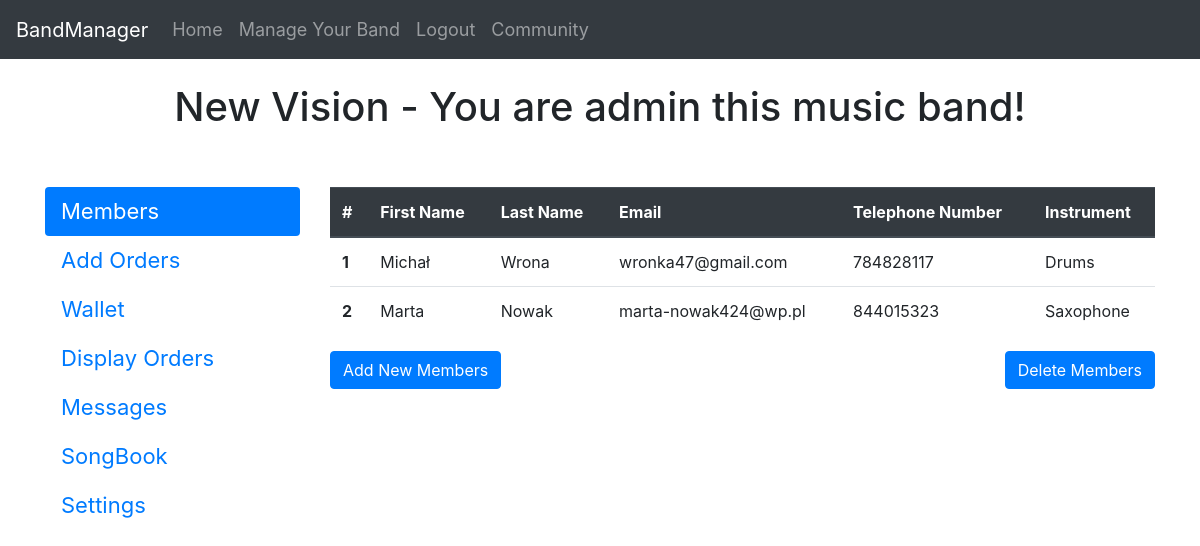
The app's page /manage-your-band/1 (signed in) with its own data.
### website/models.py (models this page shows)
class Band(db.Model):
    id = db.Column(db.Integer, primary_key=True, unique=True)
    name = db.Column(db.String(150))
    city = db.Column(db.String(150))
    music_type = db.Column(db.String(150))
    password = db.Column(db.String(150))
    user_id_admin = db.Column(db.Integer, db.ForeignKey('user.id'))
    date_created = db.Column(db.DateTime(timezone=True), default=func.now())
    budget = db.Column(db.Integer, default=0)

class User(db.Model, UserMixin):
    id = db.Column(db.Integer, primary_key=True, unique=True)
    first_name = db.Column(db.String(150))
    surname = db.Column(db.String(150))
    email = db.Column(db.String(150), unique=True)
    password = db.Column(db.String(150))
    telephone_number = db.Column(db.Integer)
    instrument = db.Column(db.String(150))
    band_id = db.Column(db.Integer)
    wallet = db.Column(db.Integer, default=0)
    band = db.relationship('Band')
    messages = db.relationship('Message')

### website/app/band.py (the view)
@band.route('/manage-your-band/<int:band_id>', methods=['GET', 'POST'])
@login_required
def band_manager(band_id):
    band = Band.query.filter_by(id=band_id).first()
    users_in_this_band = User.query.filter_by(band_id=band.id).all()
    users_without_band = User.query.filter_by(band_id=None).all()
    list_with_index_and_user_object = []
    index = 1
    for user in users_in_this_band:
        list_with_index_and_user_object.append([index, user])
        index += 1
    orders = Orders.query.filter_by(band_id=band.id).all()
    bank = Bank.query.filter_by(band_id=band_id).all()
    all_users = User.query.all()
    return render_template('band_manager.html', user=current_user, band=band,
                            users_in_this_band=list_with_index_and_user_object,
                            users_without_band=users_without_band,
                            orders=orders, bank=bank,
                            users_in_this_band_for_wallet=users_in_this_band,
                            all_users=all_users)

### website/templates/band_manager.html (shortened to what this page needs)
{% extends "base.html" %}
{% block content %}
<br/>
{% if band.user_id_admin == user.id %}
<h1 align="center">{{band.name}} - You are admin this music band!</h1>
{% else %}
<h1 align="center">{{band.name}} - You are a member of a music band!</h1>
{% endif %}
<br><br/>
<div class="row">
<div class="col-3">
    <div class="nav flex-column nav-pills" id="v-pills-tab" role="tablist" aria-orientation="vertical"  style="font-size: 22px;">
        <a class="nav-link active" id="v-pills-members-tab" data-toggle="pill" href="#v-pills-members" role="tab" aria-controls="v-pills-home" aria-selected="true">Members</a>
        <a class="nav-link" id="v-pills-orders-tab" data-toggle="pill" href="#v-pills-orders" role="tab" aria-controls="v-pills-orders" aria-selected="false">Add Orders</a>
        <a class="nav-link" id="v-pills-wallet-tab" data-toggle="pill" href="#v-pills-wallet" role="tab" aria-controls="v-pills-wallet" aria-selected="false">Wallet</a>
        <a class="nav-link" id="v-pills-display-orders-tab" data-toggle="pill" href="#v-display-pills-orders" role="tab" aria-controls="v-display-pills-orders" aria-selected="false">Display Orders</a>
        <a class="nav-link" id="v-pills-messages-tab" data-toggle="pill" href="#v-pills-messages" role="tab" aria-controls="v-pills-messages" aria-selected="false">Messages</a>
        <a class="nav-link" id="v-pills-songbook-tab" data-toggle="pill" href="#v-pills-songbook" role="tab" aria-controls="v-pills-songbook" aria-selected="false">SongBook</a>
        <a class="nav-link" id="v-pills-settings-tab" data-toggle="pill" href="#v-pills-settings" role="tab" aria-controls="v-pills-settings" aria-selected="false">Settings</a>
    </div>
</div>
<div class="col-9">
    <div class="tab-content" id="v-pills-tabContent">
        <div class="tab-pane fade show active" id="v-pills-members" role="tabpanel" aria-labelledby="v-pills-members-tab">
            <table class="table">
                <thead class="thead-dark">
                    <tr>
                        <th scope="col">#</th>
                        <th scope="col">First Name</th>
                        <th scope="col">Last Name </th>
                        <th scope="col">Email</th>
                        <th scope="col">Telephone Number</th>
                        <th scope="col">Instrument</th>
                    </tr>
                </thead>
                <tbody>
                    {% for i, user in users_in_this_band %}
                    <tr>
                        <th scope="row">{{i}}</th>
                        <td>{{user.first_name}}</td>
                        <td>{{user.surname}}</td>
                        <td>{{user.email}}</td>
                        <td>{{user.telephone_number}}</td>
                        <td>{{user.instrument}}</td>
                    </tr>
                    {% endfor %}
                </tbody>
            </table>
            {% if band.user_id_admin == user.id %}
            <button type="button" class="btn btn-primary" data-toggle="modal" data-target="#addNewMembersModal">
            Add New Members
            </button>
            <button type="button" class="btn btn-primary" data-toggle="modal" data-target="#deleteMembersModal" style="float:right;">
            Delete Members
            </button>
            {% endif %}
        </div>
    </div>
</div>
{% endblock %}

### website/templates/base.html (shortened to what this page needs)
<!DOCTYPE html>
<html lang="en">
<head>
  <link rel="stylesheet" href="https://maxcdn.bootstrapcdn.com/bootstrap/4.5.2/css/bootstrap.min.css">
</head>
<body>
  <nav class="navbar navbar-expand-md bg-dark navbar-dark">
    <a class="navbar-brand" href="/">BandManager</a>
    <div class="collapse navbar-collapse" id="collapsibleNavbar" style="font-size: 18px;">
      <ul class="navbar-nav">
        {% if user.is_authenticated %}
          <li class="nav-item">
            <a class="nav-link" href="/" id="home">Home</a>
          </li>
          <li class="nav-item">
            <a class="nav-link" href="/manage-your-band" id="manage_your_band">Manage Your Band</a>
          </li>
          <li class="nav-item">
            <a class="nav-link" href="/logout" id="logout">Logout</a>
          </li>
          <li class="nav-item">
            <a class="nav-link" href="/community" id="community">Community</a>
          </li>
        {% endif %}
      </ul>
    </div>
  </nav>
<div class="container">
{% block content %}
{% endblock %}
</div>
</body>
</html>

### records on screen
Band: name "New Vision"
User: i "1", first_name "Michał", surname "Wrona", email "wronka47@gmail.com", telephone_number "784828117", instrument "Drums"
User: id "2", first_name "Marta", surname "Nowak", email "marta-nowak424@wp.pl", telephone_number "844015323", instrument "Saxophone"
